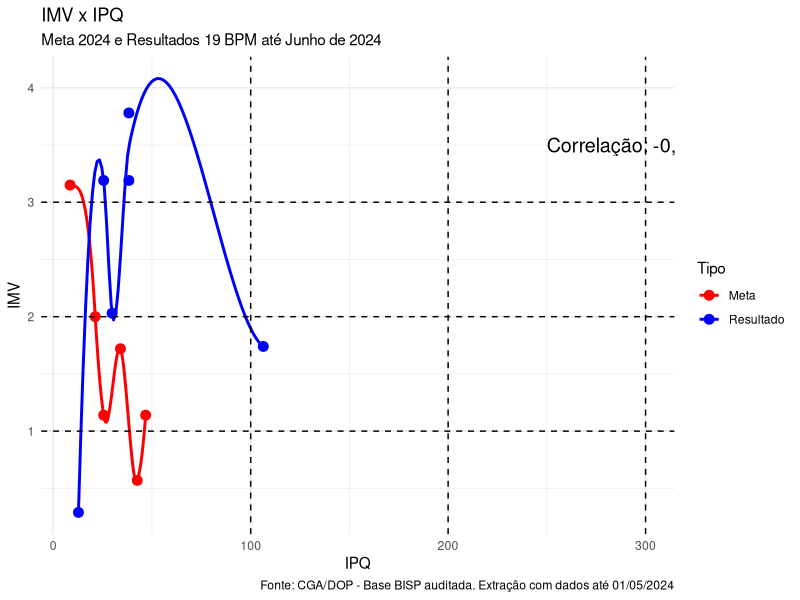

Reproduce this figure in R.
# Carregar pacotes
library(ggplot2)
library(dplyr)

# Meta até junho de 2024
meta_2024 <- data.frame(
  MES = c("jan", "fev", "mar", "abr", "mai", "jun"),
  IPQ = c(21.28, 42.55, 8.51, 46.81, 25.53, 34.04),
  IMV = c(2.00, 0.57, 3.15, 1.14, 1.14, 1.72)
)

# Resultados obtidos pelo 19 BPM até junho de 2024
resultados_2024 <- data.frame(
  MES = c("jan", "fev", "mar", "abr", "mai", "jun"),
  IPQ = c(106.38, 12.77, 29.79, 25.53, 38.3, 38.3),
  IMV = c(1.74, 0.29, 2.03, 3.19, 3.78, 3.19)
)

# Adicione uma coluna para indicar se é meta ou resultado
meta_2024$Tipo <- "Meta"
resultados_2024$Tipo <- "Resultado"

# Combine os data frames
dados <- rbind(meta_2024, resultados_2024)

# Ninebox plot
ggplot(dados, aes(x = IPQ, y = IMV, color = Tipo)) +
  geom_point(size = 3) +
  geom_smooth(method = "loess", se = FALSE) +
  geom_vline(xintercept = c(100, 200, 300), linetype = "dashed") +
  geom_hline(yintercept = c(1, 2, 3), linetype = "dashed") +
  scale_color_manual(values = c("Meta" = "red", "Resultado" = "blue")) +
  annotate("text", x = 250, y = 3.5, label = "Correlação: -0,29", size = 5, hjust = 0) +
  theme_minimal() +
  labs(title = "IMV x IPQ",
       subtitle = "Meta 2024 e Resultados 19 BPM até Junho de 2024",
       x = "IPQ",
       y = "IMV",
       caption = "Fonte: CGA/DOP - Base BISP auditada. Extração com dados até 01/05/2024")
